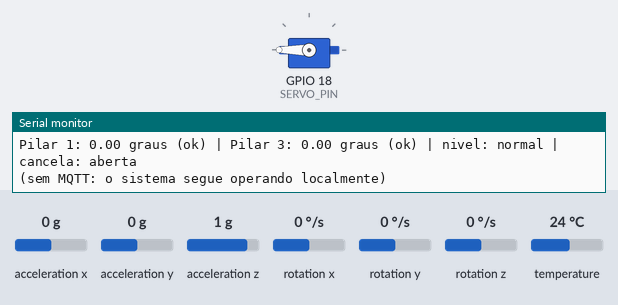
A sketch run on a simulated ESP32. Parts: servo, the last lines printed to the serial monitor. The inputs (shaded band) are chosen by the test bench; at power-on: acceleration x 0 g, acceleration y 0 g, acceleration z 1 g, rotation x 0 °/s, rotation y 0 °/s, rotation z 0 °/s, temperature 24 °C. WiFi joins after 1.5 s; servers stay silent unless stated; random numbers use the default seed unless the sketch sets one; no MQTT or app messages arrive unless stated.

Above: at 1.9 s.
2.0 s: acceleration x set to -1.4 g
At 3.2 s:
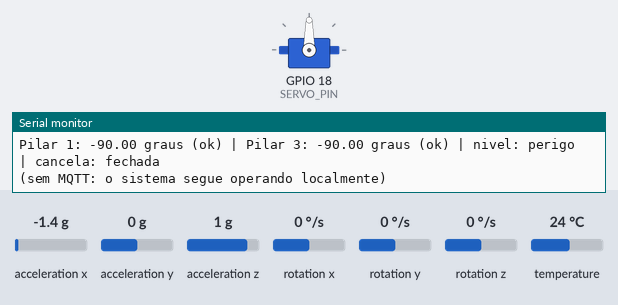
3.5 s: acceleration x set to 0 g
At 5.2 s:
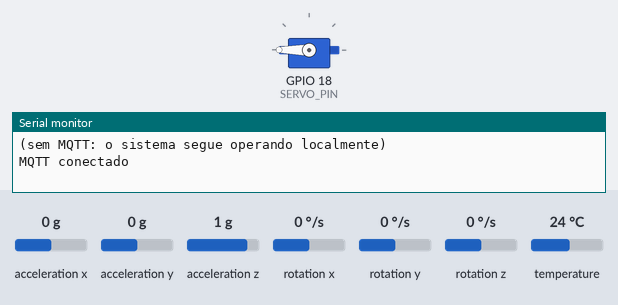
6.5 s: acceleration y set to -1.4 g
Timing chart, 0 to 9.5 s (numbered marks = the images above; inputs shaded):
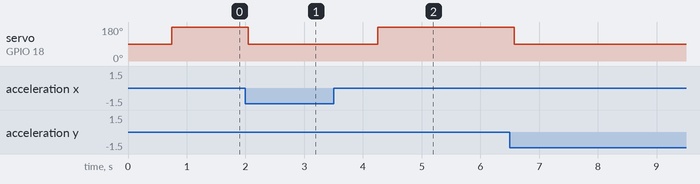

The sketch:

ponte_monitor.ino
```cpp
// ============================================================
// Monitoramento estrutural de ponte/trapiche - ESP32 + 2x MPU6050
// v3: média móvel, histerese, níveis de alerta, detecção de
//     falha de sensor (fail-safe) e rede não bloqueante.
// ============================================================
#include <Wire.h>
#include <Adafruit_MPU6050.h>
#include <Adafruit_Sensor.h>
#include <ESP32Servo.h>
#include <WiFi.h>
#include <PubSubClient.h>
#include <esp_system.h>
#include "secrets.h"

// ===== PINOS =====
const int SDA1_PIN = 21;   // Wire  -> sensor 1 (pilar 1)
const int SCL1_PIN = 22;
const int SDA2_PIN = 19;   // Wire1 -> sensor 2 (pilar 3)
const int SCL2_PIN = 4;
const int SERVO_PIN = 18;

// ===== CANCELA =====
const int SERVO_FECHADA = 90;
const int SERVO_ABERTA  = 180;

// ===== LIMITES (graus) =====
const float LIM_ATENCAO = 2.5;  // amarelo
const float LIM_PERIGO  = 4.0;  // vermelho (fecha a cancela)
const float HISTERESE   = 1.0;  // só desce de nível quando cair este valor abaixo do limite

// ===== FILTRO / TEMPOS =====
const int JANELA = 8;                              // leituras na média móvel
const unsigned long INTERVALO_LEITURA = 100;       // ms
const unsigned long INTERVALO_ENVIO   = 1000;      // ms
const unsigned long REPETE_WIFI   = 15000;         // ms entre tentativas de WiFi
const unsigned long REPETE_MQTT   = 5000;          // ms entre tentativas de MQTT
const unsigned long REPETE_SENSOR = 5000;          // ms entre tentativas de reiniciar sensor

// ===== DETECÇÃO DE FALHA =====
const uint8_t FALHAS_MAX    = 3;    // leituras ruins seguidas até declarar falha
const uint8_t CONGELADO_MAX = 30;   // leituras idênticas seguidas (sensor travado)

// ===== NÍVEIS =====
enum Nivel { NIVEL_NORMAL = 0, NIVEL_ATENCAO, NIVEL_PERIGO, NIVEL_FALHA };
const char* NOMES_NIVEL[] = {"normal", "atencao", "perigo", "falha_sensor"};

// ===== MÉDIA MÓVEL =====
struct Filtro {
  float buf[JANELA];
  int idx = 0;
  int n = 0;

  float add(float v) {
    buf[idx] = v;
    idx = (idx + 1) % JANELA;
    if (n < JANELA) n++;
    float soma = 0;
    for (int i = 0; i < n; i++) soma += buf[i];
    return soma / n;
  }
  void reset() { idx = 0; n = 0; }
};

// ===== SENSOR =====
struct Sensor {
  Adafruit_MPU6050 mpu;
  TwoWire* bus = nullptr;
  const char* nome = "";
  uint8_t addr = 0x68;
  bool ok = false;
  bool calibrado = false;
  float offset = 0;
  float angulo = 0;             // ângulo filtrado (graus)
  Filtro filtro;
  uint8_t falhas = 0;
  uint8_t repetidas = 0;
  float ultX = 0, ultY = 0, ultZ = 0;
  unsigned long ultimaTentativa = 0;
};

Sensor s1, s2;
Servo meuServo;
WiFiClient espClient;
PubSubClient mqttClient(espClient);

Nivel nivelAngulo = NIVEL_NORMAL;     // nível calculado só pelos ângulos (com histerese)
Nivel nivelAtual = NIVEL_NORMAL;      // nível final (inclui falha de sensor)
Nivel nivelReportado = NIVEL_NORMAL;
bool cancelaFechada = true;

unsigned long ultimaLeitura = 0;
unsigned long ultimoEnvio = 0;
unsigned long ultimaTentativaWiFi = 0;
unsigned long ultimaTentativaMQTT = 0;

// ------------------------------------------------------------
// Utilidades de sensor
// ------------------------------------------------------------
float anguloDe(const sensors_event_t &a) {
  return atan2(a.acceleration.x, a.acceleration.y) * 180.0 / PI;
}

bool responde(Sensor &s) {
  s.bus->beginTransmission(s.addr);
  return s.bus->endTransmission() == 0;
}

bool iniciarSensor(Sensor &s) {
  const uint8_t enderecos[2] = {0x68, 0x69};
  for (uint8_t i = 0; i < 2; i++) {
    if (s.mpu.begin(enderecos[i], s.bus)) {
      s.addr = enderecos[i];
      s.mpu.setAccelerometerRange(MPU6050_RANGE_8_G);
      s.mpu.setGyroRange(MPU6050_RANGE_500_DEG);
      s.mpu.setFilterBandwidth(MPU6050_BAND_21_HZ);
      return true;
    }
  }
  return false;
}

// Define a posição atual como "zero" (média de 30 leituras)
bool calibrar(Sensor &s) {
  float soma = 0;
  int validas = 0;
  for (int i = 0; i < 30; i++) {
    sensors_event_t a, g, t;
    if (responde(s) && s.mpu.getEvent(&a, &g, &t)) {
      soma += anguloDe(a);
      validas++;
    }
    delay(10);
  }
  if (validas < 20) return false;
  s.offset = soma / validas;
  s.calibrado = true;
  return true;
}

void tentarRecuperar(Sensor &s) {
  if (millis() - s.ultimaTentativa < REPETE_SENSOR) return;
  s.ultimaTentativa = millis();

  if (!iniciarSensor(s)) return;
  if (!s.calibrado && !calibrar(s)) return;

  s.ok = true;
  s.falhas = 0;
  s.repetidas = 0;
  s.filtro.reset();
  Serial.printf("[%s] sensor voltou a responder\n", s.nome);
}

void lerSensor(Sensor &s) {
  if (!s.ok) {
    tentarRecuperar(s);
    return;
  }

  bool leituraBoa = false;
  sensors_event_t a, g, t;

  if (responde(s) && s.mpu.getEvent(&a, &g, &t)) {
    float x = a.acceleration.x, y = a.acceleration.y, z = a.acceleration.z;
    float mag = sqrtf(x * x + y * y + z * z);

    // Estrutura parada: a aceleração total deve ficar perto de 9,8 m/s2
    if (mag > 2.0 && mag < 30.0) {
      leituraBoa = true;
      if (x == s.ultX && y == s.ultY && z == s.ultZ) s.repetidas++;
      else s.repetidas = 0;
      s.ultX = x; s.ultY = y; s.ultZ = z;
    }
  }

  if (leituraBoa) s.falhas = 0;
  else s.falhas++;

  if (s.falhas >= FALHAS_MAX || s.repetidas >= CONGELADO_MAX) {
    s.ok = false;
    s.ultimaTentativa = millis();
    Serial.printf("[%s] FALHA DE SENSOR detectada\n", s.nome);
    return;
  }

  if (leituraBoa) s.angulo = s.filtro.add(anguloDe(a) - s.offset);
}

// ------------------------------------------------------------
// Lógica de segurança (não depende de rede)
// ------------------------------------------------------------
Nivel calcularNivel(float m, Nivel atual) {
  switch (atual) {
    case NIVEL_NORMAL:
      if (m > LIM_PERIGO)  return NIVEL_PERIGO;
      if (m > LIM_ATENCAO) return NIVEL_ATENCAO;
      return NIVEL_NORMAL;
    case NIVEL_ATENCAO:
      if (m > LIM_PERIGO) return NIVEL_PERIGO;
      if (m < LIM_ATENCAO - HISTERESE) return NIVEL_NORMAL;
      return NIVEL_ATENCAO;
    default: // NIVEL_PERIGO
      if (m < LIM_PERIGO - HISTERESE) return NIVEL_ATENCAO;
      return NIVEL_PERIGO;
  }
}

void avaliarSeguranca() {
  Sensor* lista[2] = {&s1, &s2};
  float maior = 0;
  int qtdOk = 0;

  for (int i = 0; i < 2; i++) {
    if (lista[i]->ok) {
      qtdOk++;
      maior = fmaxf(maior, fabsf(lista[i]->angulo));
    }
  }

  if (qtdOk > 0) nivelAngulo = calcularNivel(maior, nivelAngulo);

  bool algumaFalha = (qtdOk < 2);
  if (nivelAngulo == NIVEL_PERIGO)      nivelAtual = NIVEL_PERIGO;
  else if (algumaFalha)                 nivelAtual = NIVEL_FALHA;
  else                                  nivelAtual = nivelAngulo;

  // Fail-safe: perigo OU sensor com falha => cancela fechada
  bool fechar = (nivelAtual == NIVEL_PERIGO || nivelAtual == NIVEL_FALHA);
  if (fechar != cancelaFechada) {
    cancelaFechada = fechar;
    meuServo.write(fechar ? SERVO_FECHADA : SERVO_ABERTA);
    Serial.println(fechar ? ">>> CANCELA FECHADA" : ">>> CANCELA ABERTA");
  }
}

// ------------------------------------------------------------
// Rede (não bloqueante)
// ------------------------------------------------------------
const char* motivoReinicio() {
  switch (esp_reset_reason()) {
    case ESP_RST_POWERON:  return "energia";
    case ESP_RST_SW:       return "software";
    case ESP_RST_PANIC:    return "falha_programa";
    case ESP_RST_INT_WDT:
    case ESP_RST_TASK_WDT:
    case ESP_RST_WDT:      return "watchdog";
    case ESP_RST_BROWNOUT: return "queda_tensao";
    default:               return "outro";
  }
}

void conectarMQTT() {
  char clientId[40];
  snprintf(clientId, sizeof(clientId), "%s%04X", MQTT_CLIENT_PREFIX, (unsigned)random(0xffff));

  const char* user = strlen(MQTT_USER) > 0 ? MQTT_USER : nullptr;
  const char* pass = strlen(MQTT_USER) > 0 ? MQTT_PASS : nullptr;

  // Last Will: se o ESP32 sumir, o broker publica "offline" sozinho
  bool ok = mqttClient.connect(clientId, user, pass,
                               MQTT_TOPIC_STATUS, 1, true, "{\"status\":\"offline\"}");
  if (ok) {
    char msg[96];
    snprintf(msg, sizeof(msg), "{\"status\":\"online\",\"reinicio\":\"%s\"}", motivoReinicio());
    mqttClient.publish(MQTT_TOPIC_STATUS, msg, true);
    Serial.println("MQTT conectado");
  } else {
    Serial.printf("MQTT falhou, rc=%d (nova tentativa em %lus)\n",
                  mqttClient.state(), REPETE_MQTT / 1000);
  }
}

void gerenciarRede() {
  unsigned long agora = millis();

  if (WiFi.status() != WL_CONNECTED) {
    if (agora - ultimaTentativaWiFi >= REPETE_WIFI) {
      ultimaTentativaWiFi = agora;
      Serial.println("WiFi desconectado, tentando reconectar...");
      WiFi.disconnect();
      WiFi.begin(WIFI_SSID, WIFI_PASS);
    }
    return;
  }

  if (!mqttClient.connected()) {
    if (agora - ultimaTentativaMQTT >= REPETE_MQTT) {
      ultimaTentativaMQTT = agora;
      conectarMQTT();
    }
  } else {
    mqttClient.loop();
  }
}

// ------------------------------------------------------------
// Serial + MQTT (a cada 1 s, ou na hora se o nível mudar)
// ------------------------------------------------------------
void reportar() {
  unsigned long agora = millis();
  bool mudou = (nivelAtual != nivelReportado);
  if (!mudou && agora - ultimoEnvio < INTERVALO_ENVIO) return;

  ultimoEnvio = agora;
  nivelReportado = nivelAtual;

  Serial.printf("Pilar 1: %.2f graus (%s) | Pilar 3: %.2f graus (%s) | nivel: %s | cancela: %s\n",
                s1.angulo, s1.ok ? "ok" : "FALHA",
                s2.angulo, s2.ok ? "ok" : "FALHA",
                NOMES_NIVEL[nivelAtual], cancelaFechada ? "fechada" : "aberta");

  if (!mqttClient.connected()) {
    Serial.println("(sem MQTT: o sistema segue operando localmente)");
    return;
  }

  char payload[256];
  snprintf(payload, sizeof(payload),
           "{\"angulo1\":%.2f,\"angulo2\":%.2f,\"nivel\":\"%s\",\"risco\":%s,"
           "\"cancela\":\"%s\",\"sensor1\":\"%s\",\"sensor2\":\"%s\"}",
           s1.angulo, s2.angulo, NOMES_NIVEL[nivelAtual],
           cancelaFechada ? "true" : "false",
           cancelaFechada ? "fechada" : "aberta",
           s1.ok ? "ok" : "falha", s2.ok ? "ok" : "falha");

  mqttClient.publish(MQTT_TOPIC, payload);
  Serial.println("Publicado: " + String(payload));
}

// ------------------------------------------------------------
void setup() {
  Serial.begin(115200);

  // Cancela começa FECHADA (estado seguro) até os sensores confirmarem
  meuServo.setPeriodHertz(50);
  meuServo.attach(SERVO_PIN, 500, 2400);
  meuServo.write(SERVO_FECHADA);

  Wire.begin(SDA1_PIN, SCL1_PIN);
  Wire1.begin(SDA2_PIN, SCL2_PIN);

  s1.bus = &Wire;  s1.nome = "Pilar 1";
  s2.bus = &Wire1; s2.nome = "Pilar 3";

  Sensor* lista[2] = {&s1, &s2};
  for (int i = 0; i < 2; i++) {
    lista[i]->ok = iniciarSensor(*lista[i]) && calibrar(*lista[i]);
    lista[i]->ultimaTentativa = millis();
    Serial.printf("[%s] %s\n", lista[i]->nome, lista[i]->ok ? "OK e calibrado" : "FALHOU (vai tentar de novo)");
  }

  // Rede: apenas inicia, NÃO espera conectar
  WiFi.mode(WIFI_STA);
  WiFi.begin(WIFI_SSID, WIFI_PASS);
  ultimaTentativaWiFi = millis();

  mqttClient.setServer(MQTT_BROKER, MQTT_PORT);
  mqttClient.setBufferSize(512);
  mqttClient.setSocketTimeout(2);
}

void loop() {
  unsigned long agora = millis();

  // 1) Segurança primeiro, independente da rede
  if (agora - ultimaLeitura >= INTERVALO_LEITURA) {
    ultimaLeitura = agora;
    lerSensor(s1);
    lerSensor(s2);
    avaliarSeguranca();
  }

  // 2) Comunicação depois
  gerenciarRede();
  reportar();

  delay(1);
}
```

secrets.example.h
```cpp
// Modelo de secrets.h: copie para "secrets.h" e preencha com seus dados.
#pragma once

#define WIFI_SSID "nome_da_rede"
#define WIFI_PASS "senha_da_rede"

#define MQTT_BROKER "broker.exemplo.com"
#define MQTT_PORT 1883
#define MQTT_USER ""
#define MQTT_PASS ""

#define MQTT_TOPIC "seu_topico/sensores"
#define MQTT_TOPIC_STATUS "seu_topico/status"
#define MQTT_CLIENT_PREFIX "esp32_ponte_"
```

Measured:
- after the input at 2.0 s, servo on GPIO 18 (SERVO_PIN): 180° → 90° after 0.05 s
- after the input at 3.5 s, servo on GPIO 18 (SERVO_PIN): 90° → 180° after 0.75 s
